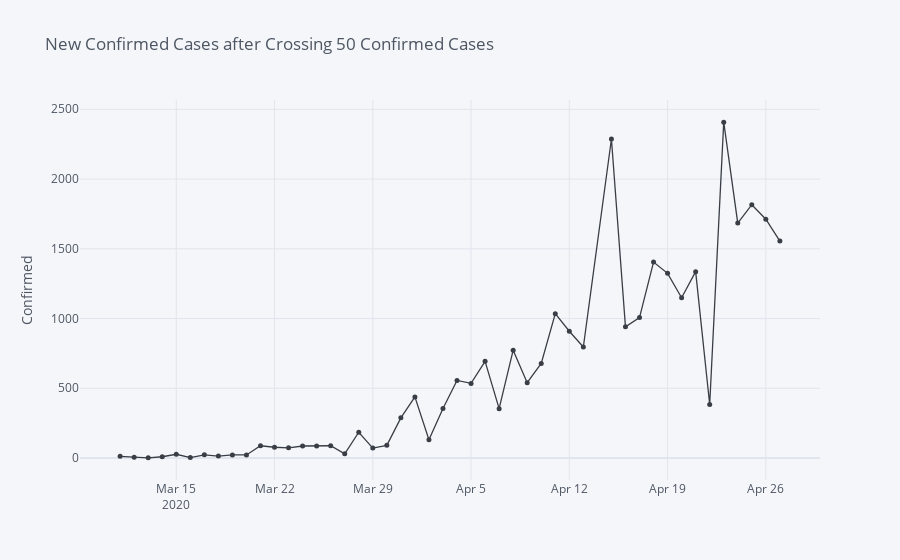
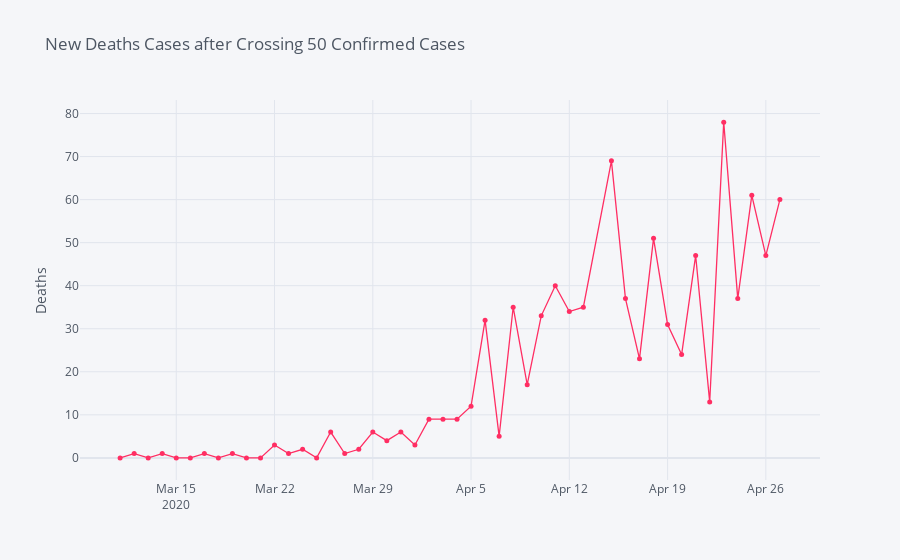

These figures' notebook cell, in order:
### Code cell
cases_df = df_clean.groupby('Date')['Confirmed', 'Deaths'].sum()

filt_cnf = (cases_df['Confirmed'] >= 50)

temp = cases_df[filt_cnf].diff().dropna()

col_y = ['Confirmed','Deaths']
colr = [cnf,dth]

for i,x in enumerate(col_y):
    temp.iplot(kind = 'scatter',mode = "markers+lines" ,size = 5,y = col_y[i],color=colr[i],yTitle=col_y[i],title=f'New {col_y[i]} Cases after Crossing 50 Confirmed Cases')

### Figure 1 — Plotly figure (JSON) as saved in the notebook; plotly's stock layout.template omitted (floating-point values rounded to 4 significant figures)
{"data": [{"line": {"color": "rgba(57, 62, 70, 1.0)", "dash": "solid", "shape": "linear", "width": 1.3}, "marker": {"size": 5, "symbol": "circle"}, "mode": "markers+lines", "name": "Confirmed", "text": "", "type": "scatter", "x": ["2020-03-11", "2020-03-12", "2020-03-13", "2020-03-14", "2020-03-15", "2020-03-16", "2020-03-17", "2020-03-18", "2020-03-19", "2020-03-20", "2020-03-21", "2020-03-22", "2020-03-23", "2020-03-24", "2020-03-25", "2020-03-26", "2020-03-27", "2020-03-28", "2020-03-29", "2020-03-30", "2020-03-31", "2020-04-01", "2020-04-02", "2020-04-03", "2020-04-04", "2020-04-05", "2020-04-06", "2020-04-07", "2020-04-08", "2020-04-09", "2020-04-10", "2020-04-11", "2020-04-12", "2020-04-13", "2020-04-15", "2020-04-16", "2020-04-17", "2020-04-18", "2020-04-19", "2020-04-20", "2020-04-21", "2020-04-22", "2020-04-23", "2020-04-24", "2020-04-25", "2020-04-26", "2020-04-27"], "y": [12, 6, 1, 9, 27, 3, 23, 14, 22, 22, 88, 77, 73, 86, 87, 88, 30, 185, 71, 91, 288, 438, 131, 355, 556, 535, 693, 354, 773, 540, 678, 1035, 909, 796, 2287, 941, 1007, 1405, 1324, 1149, 1336, 384, 2408, 1684, 1816, 1712, 1555]}], "layout": {"legend": {"bgcolor": "#F5F6F9", "font": {"color": "#4D5663"}}, "paper_bgcolor": "#F5F6F9", "plot_bgcolor": "#F5F6F9", "title": {"font": {"color": "#4D5663"}, "text": "New Confirmed Cases after Crossing 50 Confirmed Cases"}, "xaxis": {"gridcolor": "#E1E5ED", "showgrid": true, "tickfont": {"color": "#4D5663"}, "title": {"font": {"color": "#4D5663"}, "text": ""}, "zerolinecolor": "#E1E5ED"}, "yaxis": {"gridcolor": "#E1E5ED", "showgrid": true, "tickfont": {"color": "#4D5663"}, "title": {"font": {"color": "#4D5663"}, "text": "Confirmed"}, "zerolinecolor": "#E1E5ED"}}}

### Figure 2 — Plotly figure (JSON) as saved in the notebook; plotly's stock layout.template omitted (floating-point values rounded to 4 significant figures)
{"data": [{"line": {"color": "rgba(255, 46, 99, 1.0)", "dash": "solid", "shape": "linear", "width": 1.3}, "marker": {"size": 5, "symbol": "circle"}, "mode": "markers+lines", "name": "Deaths", "text": "", "type": "scatter", "x": ["2020-03-11", "2020-03-12", "2020-03-13", "2020-03-14", "2020-03-15", "2020-03-16", "2020-03-17", "2020-03-18", "2020-03-19", "2020-03-20", "2020-03-21", "2020-03-22", "2020-03-23", "2020-03-24", "2020-03-25", "2020-03-26", "2020-03-27", "2020-03-28", "2020-03-29", "2020-03-30", "2020-03-31", "2020-04-01", "2020-04-02", "2020-04-03", "2020-04-04", "2020-04-05", "2020-04-06", "2020-04-07", "2020-04-08", "2020-04-09", "2020-04-10", "2020-04-11", "2020-04-12", "2020-04-13", "2020-04-15", "2020-04-16", "2020-04-17", "2020-04-18", "2020-04-19", "2020-04-20", "2020-04-21", "2020-04-22", "2020-04-23", "2020-04-24", "2020-04-25", "2020-04-26", "2020-04-27"], "y": [0, 1, 0, 1, 0, 0, 1, 0, 1, 0, 0, 3, 1, 2, 0, 6, 1, 2, 6, 4, 6, 3, 9, 9, 9, 12, 32, 5, 35, 17, 33, 40, 34, 35, 69, 37, 23, 51, 31, 24, 47, 13, 78, 37, 61, 47, 60]}], "layout": {"legend": {"bgcolor": "#F5F6F9", "font": {"color": "#4D5663"}}, "paper_bgcolor": "#F5F6F9", "plot_bgcolor": "#F5F6F9", "title": {"font": {"color": "#4D5663"}, "text": "New Deaths Cases after Crossing 50 Confirmed Cases"}, "xaxis": {"gridcolor": "#E1E5ED", "showgrid": true, "tickfont": {"color": "#4D5663"}, "title": {"font": {"color": "#4D5663"}, "text": ""}, "zerolinecolor": "#E1E5ED"}, "yaxis": {"gridcolor": "#E1E5ED", "showgrid": true, "tickfont": {"color": "#4D5663"}, "title": {"font": {"color": "#4D5663"}, "text": "Deaths"}, "zerolinecolor": "#E1E5ED"}}}
